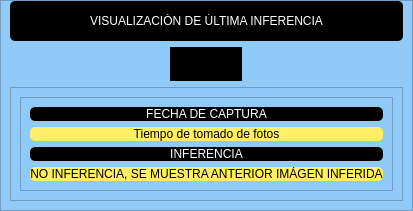
            <widget class="QWidget" name="page_seis">
             <layout class="QVBoxLayout" name="verticalLayout_11">
              <property name="spacing">
               <number>0</number>
              </property>
              <property name="leftMargin">
               <number>0</number>
              </property>
              <property name="topMargin">
               <number>0</number>
              </property>
              <property name="rightMargin">
               <number>0</number>
              </property>
              <property name="bottomMargin">
               <number>0</number>
              </property>
              <item>
               <widget class="QFrame" name="frame_8">
                <property name="sizePolicy">
                 <sizepolicy hsizetype="Minimum" vsizetype="Preferred">
                  <horstretch>0</horstretch>
                  <verstretch>0</verstretch>
                 </sizepolicy>
                </property>
                <property name="styleSheet">
                 <string notr="true">background-color: #90CAF9;</string>
                </property>
                <property name="frameShape">
                 <enum>QFrame::StyledPanel</enum>
                </property>
                <property name="frameShadow">
                 <enum>QFrame::Raised</enum>
                </property>
                <layout class="QVBoxLayout" name="verticalLayout_12" stretch="0,5,3">
                 <property name="topMargin">
                  <number>0</number>
                 </property>
                 <item>
                  <widget class="QLabel" name="label_18">
                   <property name="minimumSize">
                    <size>
                     <width>0</width>
                     <height>40</height>
                    </size>
                   </property>
                   <property name="maximumSize">
                    <size>
                     <width>16777215</width>
                     <height>40</height>
                    </size>
                   </property>
                   <property name="styleSheet">
                    <string notr="true">font: 22000 26pt &quot;Ubuntu Mono&quot;;
background-color: rgb(0, 0, 0);
color: white;
border-radius: 5px; </string>
                   </property>
                   <property name="text">
                    <string>&lt;html&gt;&lt;head/&gt;&lt;body&gt;&lt;p align=&quot;center&quot;&gt;VISUALIZACIÓN DE ÚLTIMA INFERENCIA&lt;/p&gt;&lt;/body&gt;&lt;/html&gt;</string>
                   </property>
                  </widget>
                 </item>
                 <item alignment="Qt::AlignHCenter|Qt::AlignVCenter">
                  <widget class="QFrame" name="frame_9">
                   <property name="sizePolicy">
                    <sizepolicy hsizetype="Minimum" vsizetype="Preferred">
                     <horstretch>0</horstretch>
                     <verstretch>0</verstretch>
                    </sizepolicy>
                   </property>
                   <property name="minimumSize">
                    <size>
                     <width>0</width>
                     <height>0</height>
                    </size>
                   </property>
                   <property name="maximumSize">
                    <size>
                     <width>16777215</width>
                     <height>16777215</height>
                    </size>
                   </property>
                   <property name="styleSheet">
                    <string notr="true">background-color:#000000;</string>
                   </property>
                   <property name="frameShape">
                    <enum>QFrame::StyledPanel</enum>
                   </property>
                   <property name="frameShadow">
                    <enum>QFrame::Raised</enum>
                   </property>
                   <layout class="QVBoxLayout" name="verticalLayout_13">
                    <item>
                     <layout class="QVBoxLayout" name="VBL">
                      <item>
                       <widget class="QLabel" name="FeedLabel">
                        <property name="sizePolicy">
                         <sizepolicy hsizetype="Minimum" vsizetype="Fixed">
                          <horstretch>0</horstretch>
                          <verstretch>0</verstretch>
                         </sizepolicy>
                        </property>
                        <property name="styleSheet">
                         <string notr="true"/>
                        </property>
                        <property name="text">
                         <string>&lt;html&gt;&lt;head/&gt;&lt;body&gt;&lt;p align=&quot;center&quot;&gt;TextLabel&lt;/p&gt;&lt;/body&gt;&lt;/html&gt;</string>
                        </property>
                       </widget>
                      </item>
                     </layout>
                    </item>
                   </layout>
                  </widget>
                 </item>
                 <item>
                  <widget class="QFrame" name="frame_10">
                   <property name="sizePolicy">
                    <sizepolicy hsizetype="Minimum" vsizetype="Fixed">
                     <horstretch>0</horstretch>
                     <verstretch>0</verstretch>
                    </sizepolicy>
                   </property>
                   <property name="styleSheet">
                    <string notr="true">background-color: #90CAF9;</string>
                   </property>
                   <property name="frameShape">
                    <enum>QFrame::StyledPanel</enum>
                   </property>
                   <property name="frameShadow">
                    <enum>QFrame::Raised</enum>
                   </property>
                   <layout class="QVBoxLayout" name="verticalLayout_14">
                    <item>
                     <widget class="QFrame" name="frame_12">
                      <property name="sizePolicy">
                       <sizepolicy hsizetype="Minimum" vsizetype="Fixed">
                        <horstretch>0</horstretch>
                        <verstretch>0</verstretch>
                       </sizepolicy>
                      </property>
                      <property name="styleSheet">
                       <string notr="true">background-color: #90CAF9;</string>
                      </property>
                      <property name="frameShape">
                       <enum>QFrame::StyledPanel</enum>
                      </property>
                      <property name="frameShadow">
                       <enum>QFrame::Raised</enum>
                      </property>
                      <layout class="QVBoxLayout" name="verticalLayout_15" stretch="0,1,0,0">
                       <item>
                        <widget class="QLabel" name="label_22">
                         <property name="styleSheet">
                          <string notr="true">font: 22000 26pt &quot;Ubuntu Mono&quot;;
background-color: rgb(0, 0, 0);
color: white;
border-radius: 5px; </string>
                         </property>
                         <property name="text">
                          <string>&lt;html&gt;&lt;head/&gt;&lt;body&gt;&lt;p align=&quot;center&quot;&gt;FECHA DE CAPTURA&lt;/p&gt;&lt;/body&gt;&lt;/html&gt;</string>
                         </property>
                        </widget>
                       </item>
                       <item>
                        <widget class="QLabel" name="label_10">
                         <property name="sizePolicy">
                          <sizepolicy hsizetype="Minimum" vsizetype="Fixed">
                           <horstretch>0</horstretch>
                           <verstretch>0</verstretch>
                          </sizepolicy>
                         </property>
                         <property name="styleSheet">
                          <string notr="true">font: 22000 26pt &quot;Ubuntu Mono&quot;;
background-color: #ffef65;
color: BLACK;
border-radius: 5px; </string>
                         </property>
                         <property name="text">
                          <string>Tiempo de tomado de fotos</string>
                         </property>
                         <property name="alignment">
                          <set>Qt::AlignCenter</set>
                         </property>
                        </widget>
                       </item>
                       <item>
                        <widget class="QLabel" name="label_25">
                         <property name="styleSheet">
                          <string notr="true">font: 22000 26pt &quot;Ubuntu Mono&quot;;
background-color: rgb(0, 0, 0);
color: white;
border-radius: 5px; </string>
                         </property>
                         <property name="text">
                          <string>&lt;html&gt;&lt;head/&gt;&lt;body&gt;&lt;p align=&quot;center&quot;&gt;INFERENCIA&lt;/p&gt;&lt;/body&gt;&lt;/html&gt;</string>
                         </property>
                        </widget>
                       </item>
                       <item>
                        <widget class="QLabel" name="QLinferencia">
                         <property name="styleSheet">
                          <string notr="true">font: 22000 26pt &quot;Ubuntu Mono&quot;;
background-color: #ffef65;
color: BLACK;
border-radius: 5px; </string>
                         </property>
                         <property name="text">
                          <string>&lt;html&gt;&lt;head/&gt;&lt;body&gt;&lt;p align=&quot;center&quot;&gt;NO INFERENCIA, SE MUESTRA ANTERIOR IMÁGEN INFERIDA&lt;/p&gt;&lt;/body&gt;&lt;/html&gt;</string>
                         </property>
                        </widget>
                       </item>
                      </layout>
                     </widget>
                    </item>
                   </layout>
                  </widget>
                 </item>
                </layout>
               </widget>
              </item>
             </layout>
            </widget>
